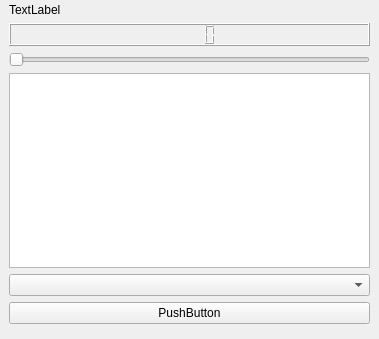
<?xml version="1.0" encoding="UTF-8"?>
<ui version="4.0">
 <class>MainWindow</class>
 <widget class="QMainWindow" name="MainWindow">
  <property name="geometry">
   <rect>
    <x>0</x>
    <y>0</y>
    <width>379</width>
    <height>339</height>
   </rect>
  </property>
  <property name="windowTitle">
   <string>MainWindow</string>
  </property>
  <widget class="QWidget" name="centralwidget">
   <widget class="QWidget" name="verticalLayoutWidget">
    <property name="geometry">
     <rect>
      <x>9</x>
      <y>3</y>
      <width>361</width>
      <height>321</height>
     </rect>
    </property>
    <layout class="QVBoxLayout" name="verticalLayout">
     <item>
      <widget class="QLabel" name="test_lable">
       <property name="text">
        <string>TextLabel</string>
       </property>
      </widget>
     </item>
     <item>
      <widget class="QLCDNumber" name="test_lcdNumber"/>
     </item>
     <item>
      <widget class="QSlider" name="test_horizontalSlider">
       <property name="orientation">
        <enum>Qt::Horizontal</enum>
       </property>
      </widget>
     </item>
     <item>
      <widget class="QTextEdit" name="test_textEdit"/>
     </item>
     <item>
      <widget class="QComboBox" name="test_comboBox"/>
     </item>
     <item>
      <widget class="QPushButton" name="test_pushButton">
       <property name="text">
        <string>PushButton</string>
       </property>
      </widget>
     </item>
    </layout>
   </widget>
  </widget>
 </widget>
 <resources/>
 <connections/>
</ui>
